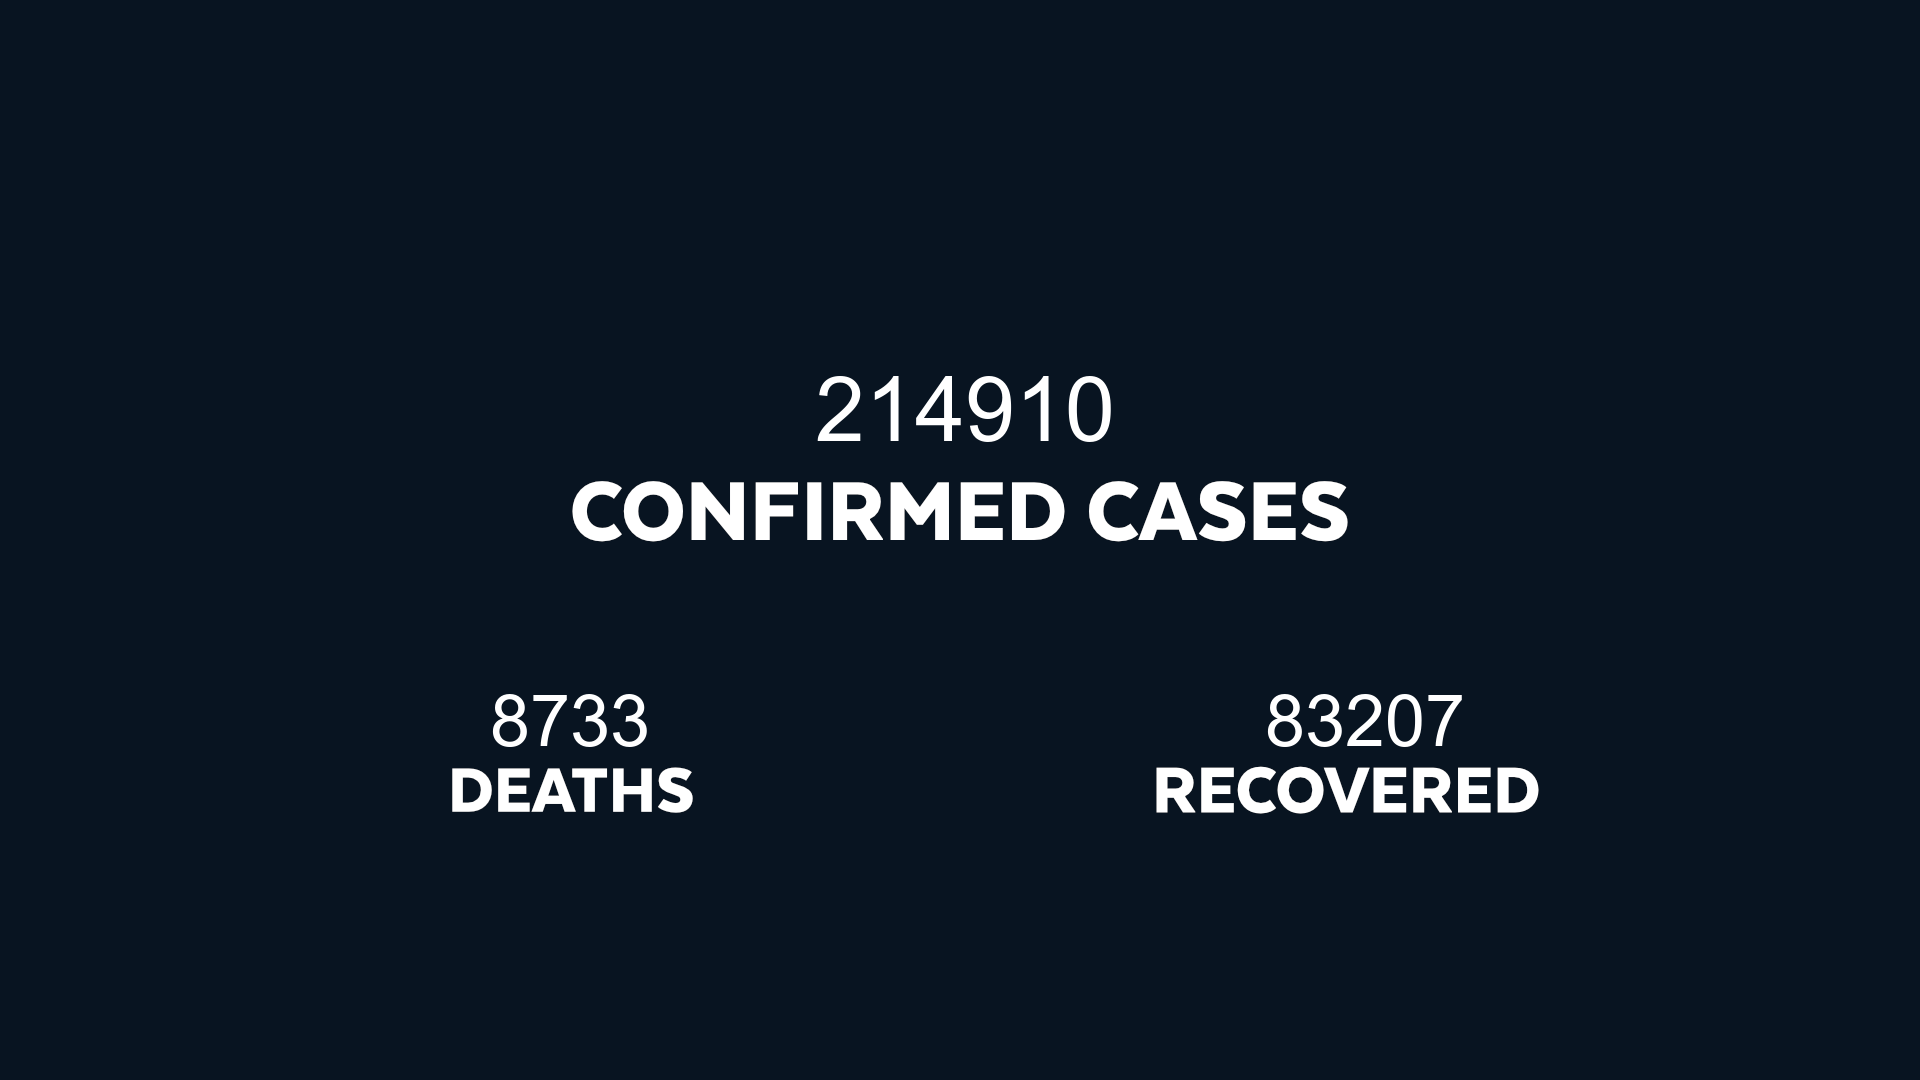

This chart was generated by the following Python code:
import os
import ctypes
import PIL
import api
import config
from time import gmtime, strftime
from PIL import Image, ImageFilter, ImageDraw, ImageFont

d = os.getcwd() # Get current working dir globally

def set_wallpaper_from_file(filename: str):
    use = os.path.normpath(config.resource_path(filename))
    ctypes.windll.user32.SystemParametersInfoW(20, 0, use, 0)

def generate_wallpaper_and_set():
   image = Image.open(config.resource_path('img/base.png'))
   small = ImageFont.truetype('arial.ttf', 72)
   large = ImageFont.truetype('arial.ttf', 90)
   draw = ImageDraw.Draw(image)
   if config.load_option_from_config('country') != "World":
      draw.text(xy=(815,359), text=str(api.get_country_stats(api.get_country_id(config.load_option_from_config('country')))[0]), fill = (255,255,255), font=large)
      draw.text(xy=(490,680), text=str(api.get_country_stats(api.get_country_id(config.load_option_from_config('country')))[1]), fill = (255,255,255), font=small)
      draw.text(xy=(1265,680), text=str(api.get_country_stats(api.get_country_id(config.load_option_from_config('country')))[2]), fill = (255,255,255), font=small)
   else:
      draw.text(xy=(815,359), text=str(api.get_world_cases()[0]), fill = (255,255,255), font=large)
      draw.text(xy=(490,680), text=str(api.get_world_cases()[1]), fill = (255,255,255), font=small)
      draw.text(xy=(1265,680), text=str(api.get_world_cases()[2]), fill = (255,255,255), font=small)
      draw.text(xy=(877,680), text=strftime("%d-%m\n%H:%M", gmtime()), fill = (255,255,255), font=small)
   image.save(config.resource_path('wallpaper.png'))
   set_wallpaper_from_file('wallpaper.png')
